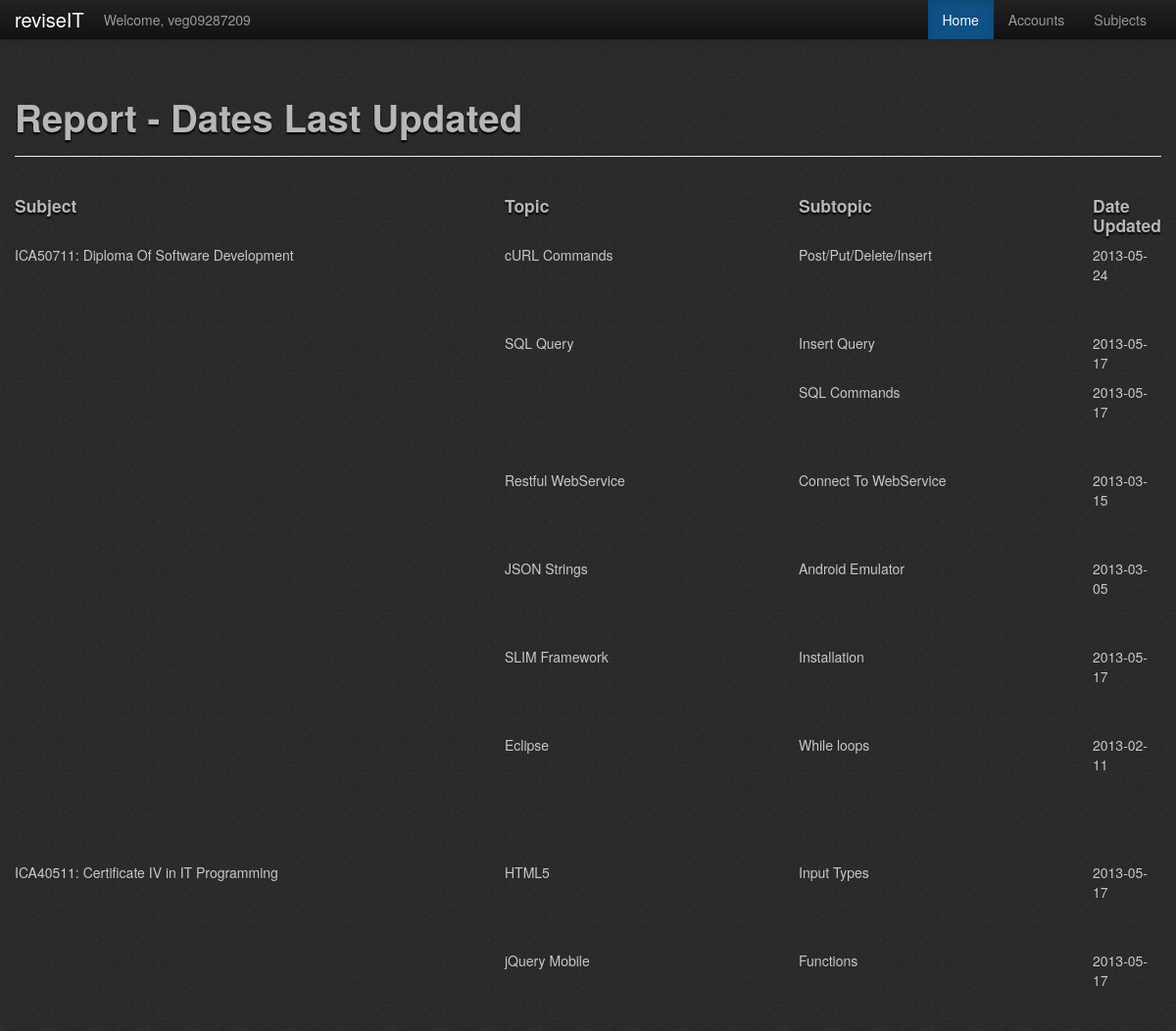
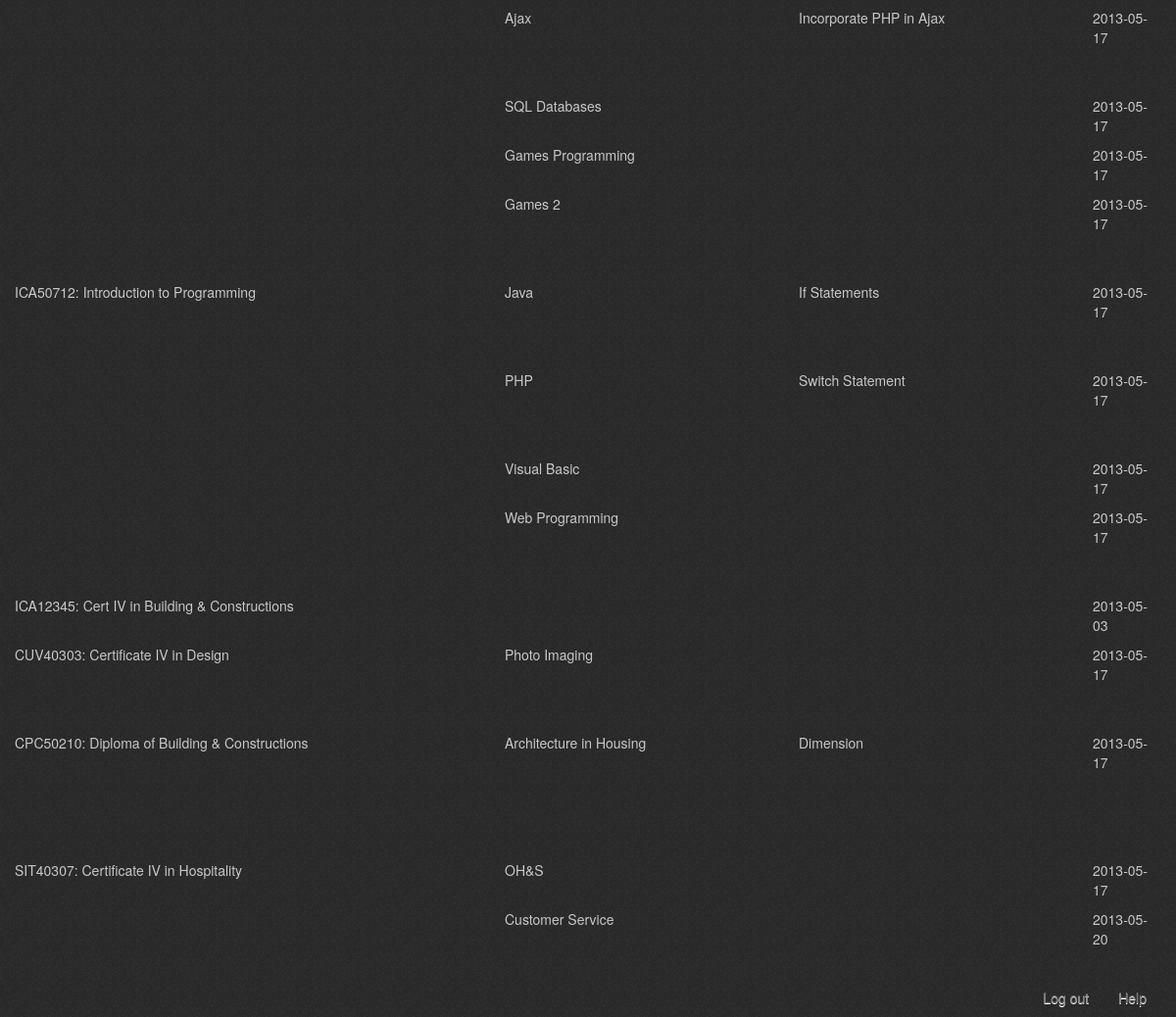
Page /php/admin/datesReport.php (signed in) on the committed database (2 pictures, top to bottom).
### tables this page shows
CREATE TABLE `subject` (
  `SubjectID` int(11) NOT NULL AUTO_INCREMENT,
  `SubjectCode` varchar(50) NOT NULL,
  `SubjectName` varchar(50) NOT NULL,
  `UserID` int(11) NOT NULL,
  `Dateupdated` date NOT NULL,
  PRIMARY KEY (`SubjectID`),
  KEY `FK_subject` (`UserID`)
);

CREATE TABLE `topic` (
  `TopicID` int(5) NOT NULL AUTO_INCREMENT,
  `TopicName` varchar(50) NOT NULL,
  `SubjectID` int(11) NOT NULL,
  `SubjectCode` varchar(50) NOT NULL,
  `deletionStatus` tinyint(1) NOT NULL COMMENT '0 = display, 1 = not display',
  `dateupdated` date NOT NULL,
  PRIMARY KEY (`TopicID`),
  KEY `FK_topicsub` (`SubjectID`)
);

CREATE TABLE `subtopic` (
  `SubtopicID` int(11) NOT NULL AUTO_INCREMENT,
  `SubtopicName` varchar(50) NOT NULL,
  `TopicID` int(11) NOT NULL,
  `SubtopicBriefDescription` text NOT NULL,
  `Content` text NOT NULL,
  `Downloads` int(11) NOT NULL,
  `DateUpdated` date NOT NULL,
  PRIMARY KEY (`SubtopicID`),
  KEY `FK_subtopic` (`TopicID`)
);

### php/admin/datesReport.php (the view, shortened to what this page needs)
<!DOCTYPE html>
<html>
<head>
<?php
	include '../header_container.php';
?>
</head>
<body>
<?php
	include 'admin_menu_bar.php';
?>
<br />
<br />
<div class="container">
    <div class="page-header bootstro" data-bootstro-placement="bottom" data-bootstro-title="Dates Report" data-bootstro-content="Welcome to the dates report! This page shows all the dates updated for all subjects and their related contents!">
      <h1>Report - Dates Last Updated</h1>
    </div>
	<div class='row-fluid'>
	<?php
	include '../getConnection.php';
	try
	{
		$subj = $db->prepare("SELECT * FROM subject;");
		$subj->execute();
		$subjResult = $subj;
	}
	catch (PDOException $e){
		echo "Database Error";
	}
	echo "<div class='span12 bootstro' data-bootstro-placement='top' data-bootstro-title='Dates Last Updated' data-bootstro-content='Displays dates Content or Details were Last Updated.'>";
	echo "<div class='span5'><h4>Subject</h4></div>";
	echo "<div class='span3'><h4>Topic</h4></div>";
	echo "<div class='span3'><h4>Subtopic</h4></div>";
	echo "<div class='span1'><h4>Date Updated</h4></div>";
	echo "<div class='row-fluid'>";
	while($row = $subjResult->fetch(PDO::FETCH_OBJ))
		{
			echo "<div class='span5'>".$row->SubjectCode.": ".$row->SubjectName."</div>";
			try	{
				$topc = $db->prepare("SELECT * FROM topic WHERE SubjectID = ".$row->SubjectID.";");
				$topc->bindParam("SubjectID", $row->SubjectID);
				$topc->execute();
				$topcResult = $topc;
				}
			catch (PDOException $e){
				echo "Database Error";
				}
			$topFlag = false;
			while($row1 = $topcResult->fetch(PDO::FETCH_OBJ))
				{
				$topFlag = true;
				echo "<div class='span3'>".$row1->TopicName."</div>";
				try {
					$sbtp = $db->prepare("SELECT * FROM subtopic WHERE TopicID = ".$row1->TopicID.";");
					$sbtp->bindParam("TopicID", $row1->TopicID);
					$sbtp->execute();
					$sbtpResult = $sbtp;
					}
				catch (PDOException $e){
					echo "Database Error";
					}
				$subTFlag = false;
				while($row2 = $sbtpResult->fetch(PDO::FETCH_OBJ))
					{
					$subTFlag = true;
					echo "<div class='span3'>".$row2->SubtopicName."</div>";
					echo "<div class='span1'>".$row2->DateUpdated."</div>";
					echo "</div><div class='row-fluid'>";
					echo "<div class='span5'>&nbsp;</div>";
					echo "<div class='span3'>&nbsp;</div>";
					}
					if ($subTFlag == false) echo "<div class='span3'>&nbsp;</div><div class='span1'>".$row1->dateupdated."</div>";
				echo "</div><div class='row-fluid'>";
				echo "<div class='span5'>&nbsp;</div>";
				}
			if ($topFlag == false) echo "<div class='span3'>&nbsp;</div><div class='span3'>&nbsp;</div><div class='span1'>".$row->Dateupdated."</div>";
			echo "</div><div class='row-fluid'>";
			}
		echo "</div>";
		echo "</div>";
	?>
	</div>
</div>
<?php
	include '../footer.php';
?>
</body>
</html>

### rows in the picture
subject: SubjectCode "ICA50711", SubjectName "Diploma Of Software Development"
topic: TopicName "cURL Commands"
subtopic: SubtopicName "Post/Put/Delete/Insert", DateUpdated "2013-05-24"
topic: TopicName "SQL Query"
subtopic: SubtopicName "Insert Query", DateUpdated "2013-05-17"
subtopic: SubtopicName "SQL Commands", DateUpdated "2013-05-17"
topic: TopicName "Restful WebService"
subtopic: SubtopicName "Connect To WebService", DateUpdated "2013-03-15"
topic: TopicName "JSON Strings"
subtopic: SubtopicName "Android Emulator", DateUpdated "2013-03-05"
topic: TopicName "SLIM Framework"
subtopic: SubtopicName "Installation", DateUpdated "2013-05-17"
topic: TopicName "Eclipse"
subtopic: SubtopicName "While loops", DateUpdated "2013-02-11"
subject: SubjectCode "ICA40511", SubjectName "Certificate IV in IT Programming"
topic: TopicName "HTML5"
subtopic: SubtopicName "Input Types", DateUpdated "2013-05-17"
topic: TopicName "jQuery Mobile"
subtopic: SubtopicName "Functions", DateUpdated "2013-05-17"
topic: TopicName "Ajax"
subtopic: SubtopicName "Incorporate PHP in Ajax", DateUpdated "2013-05-17"
topic: TopicName "SQL Databases", dateupdated "2013-05-17"
topic: TopicName "Games Programming", dateupdated "2013-05-17"
topic: TopicName "Games 2", dateupdated "2013-05-17"
subject: SubjectCode "ICA50712", SubjectName "Introduction to Programming"
topic: TopicName "Java"
subtopic: SubtopicName "If Statements", DateUpdated "2013-05-17"
topic: TopicName "PHP"
subtopic: SubtopicName "Switch Statement", DateUpdated "2013-05-17"
topic: TopicName "Visual Basic", dateupdated "2013-05-17"
topic: TopicName "Web Programming", dateupdated "2013-05-17"
subject: SubjectCode "ICA12345", SubjectName "Cert IV in Building & Constructions", Dateupdated "2013-05-03"
subject: SubjectCode "CUV40303", SubjectName "Certificate IV in Design"
topic: TopicName "Photo Imaging", dateupdated "2013-05-17"
subject: SubjectCode "CPC50210", SubjectName "Diploma of Building & Constructions"
topic: TopicName "Architecture in Housing"
subtopic: SubtopicName "Dimension", DateUpdated "2013-05-17"
subject: SubjectCode "SIT40307", SubjectName "Certificate IV in Hospitality"
topic: TopicName "OH&S", dateupdated "2013-05-17"
topic: TopicName "Customer Service", dateupdated "2013-05-20"

### other values in the picture
$_SESSION['username'] "veg09287209"
